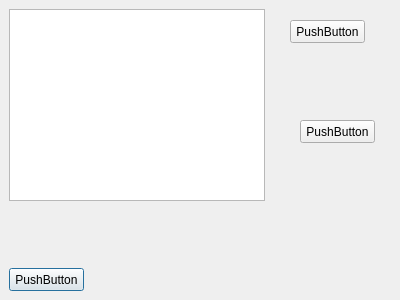
<?xml version="1.0" encoding="UTF-8"?>
<ui version="4.0">
 <class>quarta1</class>
 <widget class="QDialog" name="quarta1">
  <property name="geometry">
   <rect>
    <x>0</x>
    <y>0</y>
    <width>400</width>
    <height>300</height>
   </rect>
  </property>
  <property name="windowTitle">
   <string>Dialog</string>
  </property>
  <widget class="QListWidget" name="listWidget">
   <property name="geometry">
    <rect>
     <x>9</x>
     <y>9</y>
     <width>256</width>
     <height>192</height>
    </rect>
   </property>
  </widget>
  <widget class="QPushButton" name="pushButton">
   <property name="geometry">
    <rect>
     <x>9</x>
     <y>268</y>
     <width>75</width>
     <height>23</height>
    </rect>
   </property>
   <property name="text">
    <string>PushButton</string>
   </property>
  </widget>
  <widget class="QPushButton" name="pushButton_2">
   <property name="geometry">
    <rect>
     <x>290</x>
     <y>20</y>
     <width>75</width>
     <height>23</height>
    </rect>
   </property>
   <property name="text">
    <string>PushButton</string>
   </property>
  </widget>
  <widget class="QPushButton" name="pushButton_3">
   <property name="geometry">
    <rect>
     <x>300</x>
     <y>120</y>
     <width>75</width>
     <height>23</height>
    </rect>
   </property>
   <property name="text">
    <string>PushButton</string>
   </property>
  </widget>
 </widget>
 <resources/>
 <connections/>
</ui>
